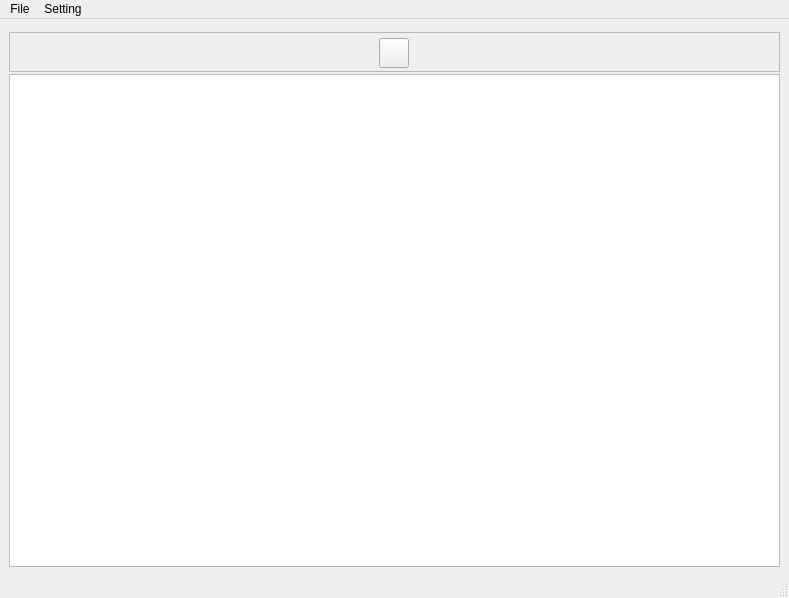
<?xml version="1.0" encoding="UTF-8"?>
<ui version="4.0">
 <class>MainWindow</class>
 <widget class="QMainWindow" name="MainWindow">
  <property name="geometry">
   <rect>
    <x>0</x>
    <y>0</y>
    <width>789</width>
    <height>598</height>
   </rect>
  </property>
  <property name="windowTitle">
   <string>NAS v1.0</string>
  </property>
  <widget class="QWidget" name="centralwidget">
   <layout class="QVBoxLayout" name="verticalLayout">
    <item>
     <widget class="QFrame" name="frame">
      <property name="minimumSize">
       <size>
        <width>30</width>
        <height>40</height>
       </size>
      </property>
      <property name="maximumSize">
       <size>
        <width>16777215</width>
        <height>31</height>
       </size>
      </property>
      <property name="frameShape">
       <enum>QFrame::StyledPanel</enum>
      </property>
      <property name="frameShadow">
       <enum>QFrame::Raised</enum>
      </property>
      <layout class="QHBoxLayout" name="horizontalLayout">
       <property name="topMargin">
        <number>5</number>
       </property>
       <item>
        <widget class="QPushButton" name="pushButton">
         <property name="minimumSize">
          <size>
           <width>30</width>
           <height>30</height>
          </size>
         </property>
         <property name="maximumSize">
          <size>
           <width>30</width>
           <height>30</height>
          </size>
         </property>
         <property name="text">
          <string/>
         </property>
        </widget>
       </item>
      </layout>
     </widget>
    </item>
    <item>
     <widget class="QListView" name="listView">
      <property name="minimumSize">
       <size>
        <width>771</width>
        <height>491</height>
       </size>
      </property>
     </widget>
    </item>
   </layout>
  </widget>
  <widget class="QMenuBar" name="menubar">
   <property name="geometry">
    <rect>
     <x>0</x>
     <y>0</y>
     <width>789</width>
     <height>21</height>
    </rect>
   </property>
   <widget class="QMenu" name="menuFile">
    <property name="title">
     <string>File</string>
    </property>
    <addaction name="actionNew"/>
    <addaction name="actionRefresh"/>
    <addaction name="actionExit"/>
   </widget>
   <widget class="QMenu" name="menuSetting">
    <property name="title">
     <string>Setting</string>
    </property>
    <addaction name="actionproperty"/>
   </widget>
   <addaction name="menuFile"/>
   <addaction name="menuSetting"/>
  </widget>
  <widget class="QStatusBar" name="statusbar"/>
  <action name="actionRefresh">
   <property name="text">
    <string>Refresh</string>
   </property>
  </action>
  <action name="actionExit">
   <property name="text">
    <string>Exit</string>
   </property>
  </action>
  <action name="actionNew">
   <property name="text">
    <string>New</string>
   </property>
  </action>
  <action name="actionproperty">
   <property name="text">
    <string>property</string>
   </property>
  </action>
 </widget>
 <resources/>
 <connections/>
</ui>
